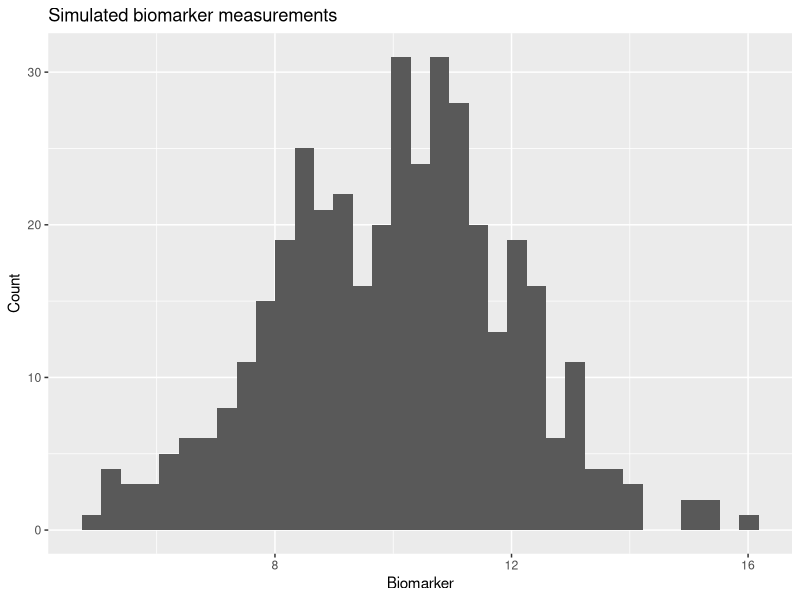
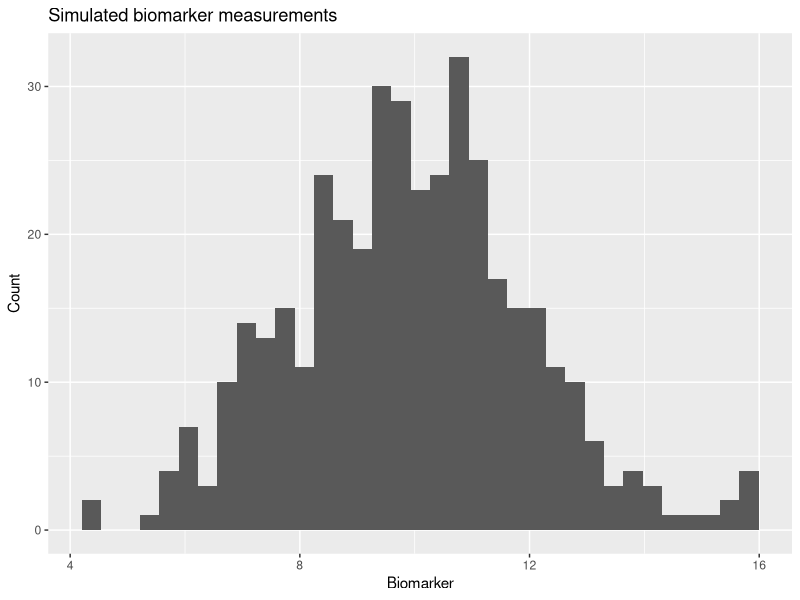

Here is the R script that generated these plots, in order:
## ---- chunk 1
library(tidyverse)
## ---- chunk 2
#| label: l2-binary-sim
n <- 200
p <- 0.17
mutation <- rbinom(n, size = 1, prob = p)

table <- tibble(mutation) |> count(mutation) |> mutate(prop = n / sum(n))
## ---- chunk 3
table
## ---- chunk 4
#| label: l2-cat-sim99
n <- 300
levels_resp <- c("CR", "PR", "NR")
probs_resp  <- c(0.20, 0.50, 0.30)

response <- sample(levels_resp, size = n, replace = TRUE, prob = probs_resp)

tab <- tibble(response = factor(response, levels = levels_resp)) |>
  count(response) |>
  mutate(prop = n / sum(n))

tab
## ---- chunk 5
#| label: l2-cat-sim
n <- 300
levels_resp <- c("CR", "PR", "NR")
probs_resp  <- c(0.20, 0.50, 0.30)

response <- sample(levels_resp, size = n, replace = TRUE, prob = probs_resp)

tab <- tibble(response = factor(response, levels = levels_resp)) |>
  count(response) |>
  mutate(prop = n / sum(n))

tab
## ---- chunk 6
#| label: l2-cont-sim2
n <- 400
mu <- 10
sigma <- 2

biomarker <- rnorm(n, mean = mu, sd = sigma)

plot_cont <- ggplot(tibble(biomarker), aes(biomarker)) +
  geom_histogram(bins = 35) +
  labs(x = "Biomarker", y = "Count",
       title = "Simulated biomarker measurements")
## ---- chunk 7
#| fig-width: 7
#| fig-height: 4
plot_cont
## ---- chunk 8
#| label: l2-cont-sim
n <- 400
mu <- 10
sigma <- 2

biomarker <- rnorm(n, mean = mu, sd = sigma)

plot_cont <- ggplot(tibble(biomarker), aes(biomarker)) +
  geom_histogram(bins = 35) +
  labs(x = "Biomarker", y = "Count",
       title = "Simulated biomarker measurements")
## ---- chunk 9
#| fig-width: 7
#| fig-height: 4
plot_cont
